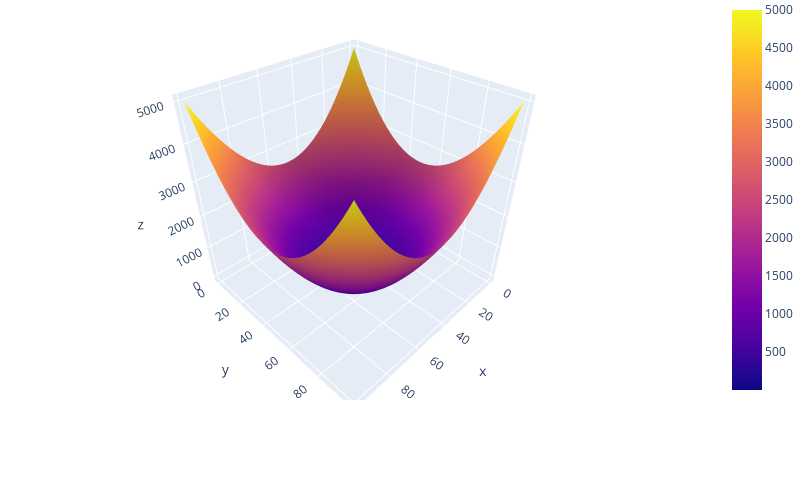

The code cell stored with this chart in its notebook:
### Code cell
def func_1(x, y):
    # смещаем начало координат в точку (50, 50). чтобы поверхность отображалась в нужном месте
    x -= 50
    y -= 50
    
    return x ** 2 + y ** 2

plot_surface(func_1)

### Figure 1 — Plotly figure (JSON) as saved in the notebook; plotly's stock layout.template omitted (floating-point values rounded to 4 significant figures; data arrays with more than 128 entries replaced by an {"elided": "..."} marker saying what was removed)
{"data": [{"type": "surface", "z": {"elided": "100x100 float values"}}], "layout": {"autosize": true, "height": 500, "legend": {"font": {"size": 12}, "x": 0.45, "y": 0.95}, "margin": {"b": 100, "l": 0, "r": 50, "t": 0}, "scene": {"aspectmode": "cube"}, "width": 800}}
